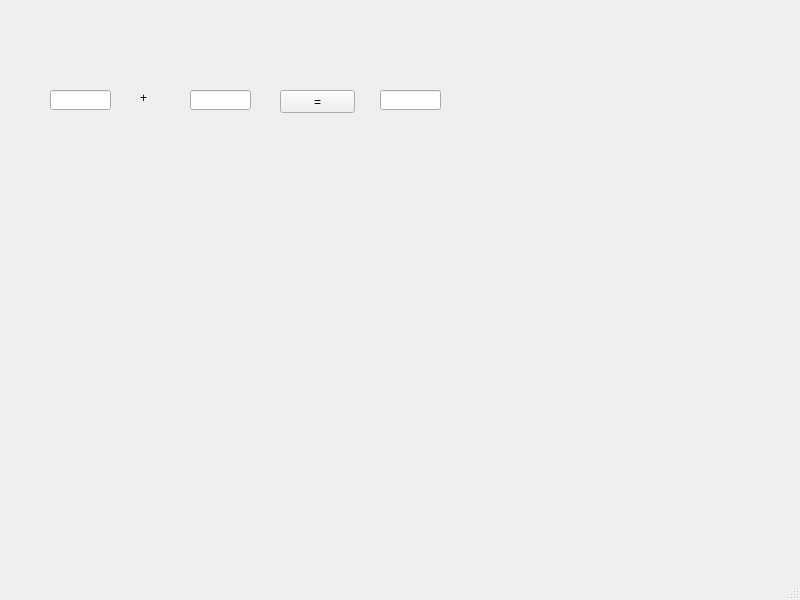
<?xml version="1.0" encoding="UTF-8"?>
<ui version="4.0">
 <class>MainWindow</class>
 <widget class="QMainWindow" name="MainWindow">
  <property name="geometry">
   <rect>
    <x>0</x>
    <y>0</y>
    <width>800</width>
    <height>600</height>
   </rect>
  </property>
  <property name="windowTitle">
   <string>MainWindow</string>
  </property>
  <widget class="QWidget" name="centralwidget">
   <widget class="QLineEdit" name="le1">
    <property name="geometry">
     <rect>
      <x>50</x>
      <y>90</y>
      <width>61</width>
      <height>20</height>
     </rect>
    </property>
   </widget>
   <widget class="QLineEdit" name="le2">
    <property name="geometry">
     <rect>
      <x>190</x>
      <y>90</y>
      <width>61</width>
      <height>20</height>
     </rect>
    </property>
   </widget>
   <widget class="QPushButton" name="pb">
    <property name="geometry">
     <rect>
      <x>280</x>
      <y>90</y>
      <width>75</width>
      <height>23</height>
     </rect>
    </property>
    <property name="text">
     <string>=</string>
    </property>
   </widget>
   <widget class="QLineEdit" name="le3">
    <property name="geometry">
     <rect>
      <x>380</x>
      <y>90</y>
      <width>61</width>
      <height>20</height>
     </rect>
    </property>
   </widget>
   <widget class="QLabel" name="lbl">
    <property name="geometry">
     <rect>
      <x>140</x>
      <y>90</y>
      <width>31</width>
      <height>16</height>
     </rect>
    </property>
    <property name="text">
     <string>+</string>
    </property>
   </widget>
  </widget>
  <widget class="QMenuBar" name="menubar">
   <property name="geometry">
    <rect>
     <x>0</x>
     <y>0</y>
     <width>800</width>
     <height>21</height>
    </rect>
   </property>
  </widget>
  <widget class="QStatusBar" name="statusbar"/>
 </widget>
 <resources/>
 <connections/>
</ui>
